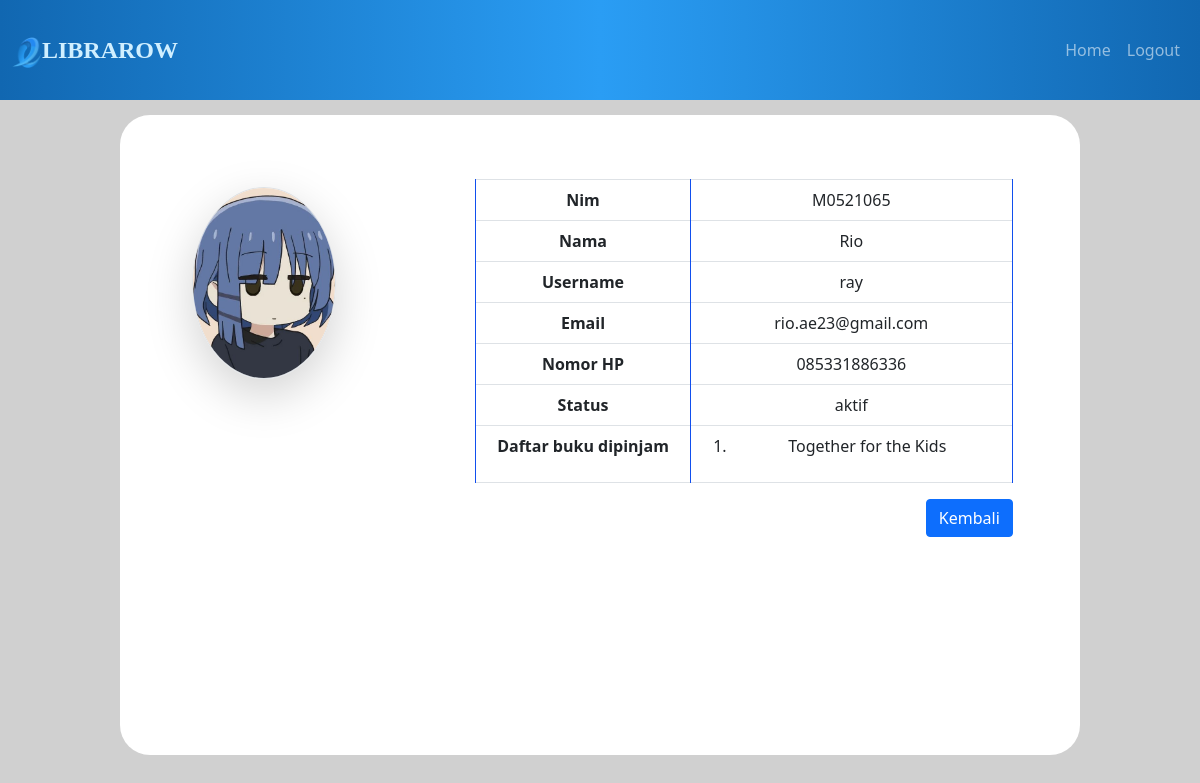
Screenshot of /informasi_mhs.php?id=3 (signed in) with the database file from the repository.
### tables this page shows
CREATE TABLE `user` (
  `id` int(11) NOT NULL,
  `username` varchar(20) NOT NULL,
  `password` varchar(50) NOT NULL,
  `nama` varchar(50) NOT NULL,
  `email` varchar(100) DEFAULT NULL,
  `nohp` varchar(15) DEFAULT NULL,
  `nim` varchar(10) DEFAULT NULL,
  `status` enum('aktif','suspend','inactive') NOT NULL,
  `foto` varchar(100) DEFAULT NULL
);

### functions.php (called while the page is built, shortened)
<?php
$conn = mysqli_connect('localhost','root','','librarow');
function query($query){
    global $conn;
    $result = mysqli_query($conn,$query);
    $row = [];
    while($dbs = mysqli_fetch_assoc($result)){
        $row[] = $dbs;
    }
    return $row;
}
?>

### informasi_mhs.php (the view, shortened to what this page needs)
<?php
include 'functions.php';
$id = $_GET['id'];
$mahasiswa = query("SELECT * FROM user WHERE id = '$id'")[0];
$peminjaman = query("SELECT id_buku FROM peminjaman WHERE id_user = '$id' AND status_peminjaman = 'dipinjam'");
$info_buku = array();
foreach ($peminjaman as $kodebuku) {
    $id_buku = $kodebuku['id_buku'];
    $book = query("SELECT nama FROM buku WHERE id = '$id_buku'")[0];
    $info_buku[] = $book['nama'];
}
?>
<!DOCTYPE html>
<html lang="en">
<head>
    <link rel="stylesheet" href="bootstrap/css/bootstrap.min.css">
    <link rel="stylesheet" href="bootstrap/css/bootstrap-utilities.min.css">
    <link rel="stylesheet" href="css/admin_page.css">
</head>
<body style="background-color: #D0D0D0;">
    <nav class="navbar sticky-top navbar-expand-sm navbar-dark" style="color: #D0EFFF;">
        <div class="container-fluid">
            <a class="navbar-brand" href="user_page.php">
                <img src="img/logo.png" alt="logo" width="30">LIBRAROW</a>
            <div class="collapse navbar-collapse" id="navbarSupportedContent">
            <ul class="navbar-nav ms-auto">
                <li class="nav-item">
                <a class="nav-link" href="admin_page.php" data-bs-toggle="tooltip" data-bs-placement="bottom" title="Home" data-bs-animation="true">Home</a>
                </li>
                <li class="nav-item">
                    <a class="nav-link" href="user_logout.php" data-bs-toggle="tooltip" data-bs-placement="bottom" title="Logout" data-bs-animation="true">Logout</a>
                </li>
            </ul>
            </div>
        </div>
    </nav>
    <div class="sicontainer">
        <div class="siprofile">
            <div class="simid">
                <?php if ($mahasiswa['foto'] === NULL) : ?>
                    <img class="rounded-circle shadow-lg border" src="img/orang.png" alt="">
                <?php else : ?>
                    <img class="rounded-circle shadow-lg border float-start me-3" src="img/<?= $mahasiswa['foto']; ?>" alt="">
                <?php endif; ?>
            </div>
        </div>
        <div class="siinfo">
            <div class="siinfotext">
                <div class="table-responsive">
                    <table class="table table-bordered">
                        <tr>
                            <th width="40%">Nim</th>
                            <td><?= $mahasiswa['nim'] ?></td>
                        </tr>
                        <tr>
                            <th width="40%">Nama</th>
                            <td><?= $mahasiswa['nama'] ?></td>
                        </tr>
                        <tr>
                            <th width="40%">Username</th>
                            <td><?= $mahasiswa['username'] ?></td>
                        </tr>
                        <tr>
                            <th width="40%">Email</th>
                            <td><?= $mahasiswa['email'] ?></td>
                        </tr>
                        <tr>
                            <th width="40%">Nomor HP</th>
                            <td><?= $mahasiswa['nohp'] ?></td>
                        </tr>
                        <tr>
                            <th width="40%">Status</th>
                            <td><?= $mahasiswa['status'] ?></td>
                        </tr>
                        <tr>
                            <th width="40%">Daftar buku dipinjam</th>
                            <td>
                                <ol>
                                    <?php foreach ($info_buku as $daftar_buku) : ?>
                                        <li><?= $daftar_buku ?></li>
                                    <?php endforeach; ?>
                                </ol>
                            </td>
                        </tr>
                    </table>
                </div>
                <a href="data_mahasiswa.php" class="float-end btn btn-primary">Kembali</a>
            </div>
        </div>
    </div>
</body>
</html>

### css/admin_page.css (style rules this page uses)
.navbar { min-height: 100px; background-image: linear-gradient(to right, #1167b1, #2a9df4, #1167b1); }
.navbar-brand { text-align: left; font-weight: bold; font-size: 24px; font-family: Title !important; color: #d0efff !important; }
.navbar-brand, .navbar-custom { text-align: left; font-weight: bold; font-family: Title !important; color: #d0efff !important; }
.nav-link { position: relative; transition: all 0.3s; }
.nav-link::after { content: ""; position: absolute; width: 100%; height: 2px; bottom: -2px; left: 0; background-color: #fff; transform: scaleX(0); transition: transform 0.3s; }
.datacontainer table, th, td { border: 1px solid #114fee; text-align: center; }
.sicontainer { border-radius: 30px; height: 80vh; width: 80%; background-color: white; margin: auto; margin-top: 15px; }
.sicontainer .siinfo { height: 100%; width: 70%; float: right; border-radius: 30px; }
.sicontainer .siprofile { border-radius: 30px; height: 100%; width: 30%; float: left; color: white; text-align: center; }
.siprofile .simid { width: 50%; height: 30%; position: relative; left: 25%; margin-top: 25%; }
.simid img { object-fit: cover; width: 100%; height: 100%; }
.siinfo .siinfotext { width: 80%; height: 80%; position: relative; left: 10%; top: 10%; border-radius: 25px; }

### rows the page displays
user: foto (picture), nim "M0521065", nama "Rio", username "ray", email "rio.ae23@gmail.com", nohp "085331886336", status "aktif"

### other values shown
$daftar_buku "Together for the Kids"
